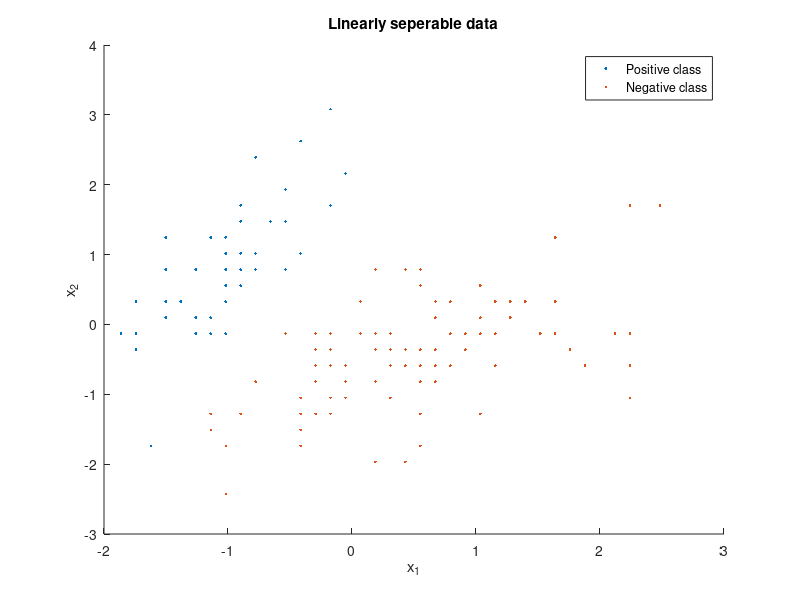

The MATLAB script that drew this image: (Note: this script raises an error after producing the figure.)
clear;
clear all;
clc;

load fisheriris;

%replace species names with numerical values
for i = 1:length(species)
    if strcmp(species(i,1),'setosa')
        species(i,1) = num2cell(1);
    else 
        species(i,1) = num2cell(-1);
    end

end
C = 0.5;
numerical_species = cell2mat(species);
merged_data = horzcat(meas, numerical_species);   
clear meas;                 %delete meas
clear species;              %delete species
clear numerical_species;    %delete numerical_species
rowSize = length(merged_data(1,:));
Xi = merged_data(:,1:rowSize - 1);
Xi= zscore(Xi);
yi = merged_data(:,rowSize) ;


figure
hold on
scatter(Xi(yi==1,1),Xi(yi==1,2),'.b')
scatter(Xi(yi==-1,1),Xi(yi==-1,2),'.r')
title('Linearly seperable data')
xlabel('{x_1}'),ylabel('{x_2}')
legend('Positive class','Negative class')
hold off

len = length(yi);
alpha=rand(1,len-1);
alpha = alpha';
prdctSum = sum(yi(1:len-1).*alpha);
alpha(len)=(-prdctSum)/yi(len);
syms b;
b = 0;
for j = 1:250    
w=[];
for i = 1:rowSize-1
    w=[w,alpha.*yi.*Xi(:,i)];
end
w = sum(w);
KKT = getKKT(alpha,w,Xi,yi,b)
[argvalue, i1] = max(KKT);
x1 = Xi(i1,:);
E1 = getE(1,alpha,Xi,yi,b);
E2 = getE(2,alpha,Xi,yi,b);
alpha2_old = alpha(2);
alpha1_old = alpha(1);
if yi(1) ~= yi(2)
    L = max([0 , alpha2_old - alpha1_old]);
    H = min([C, C - alpha1_old + alpha2_old]);
else
    L = max([0 , alpha1_old + alpha2_old - C]);
    H = min([C,  alpha1_old + alpha2_old]);
end
for i = 1:len
    e(i) = E1 - getE(i,alpha,Xi,yi,b);
end
[argvalue, i2] = max(e);
x2 = Xi(i2,:);
K11 = Xi(1,:)*Xi(1,:)';
K22= Xi(2,:)*Xi(2,:)';
K12 = Xi(1,:)*Xi(2,:)';
k = K11 + K22 - 2*K12;
alpha(2) = alpha(2)+(yi(2)*E2/k);
alpha(1) = alpha(1)+yi(1)*yi(2)*(alpha2_old - alpha(2));    
epsilon = 1/1000;

b1 = b - (E1 + yi(1) * (alpha(1) - alpha1_old) * K11 + yi(2) * (alpha(2) - alpha2_old) * K12);
b2 = b - (E2 + yi(1) * (alpha(1) - alpha1_old) * K12 + yi(2) * (alpha(2) - alpha2_old) * K22);

if b1 == b2
    b = b1;
else
    b = mean([b1 b2]);
end
b;
end
y=sign(w*Xi'+b);
confusionmat(yi,y);



